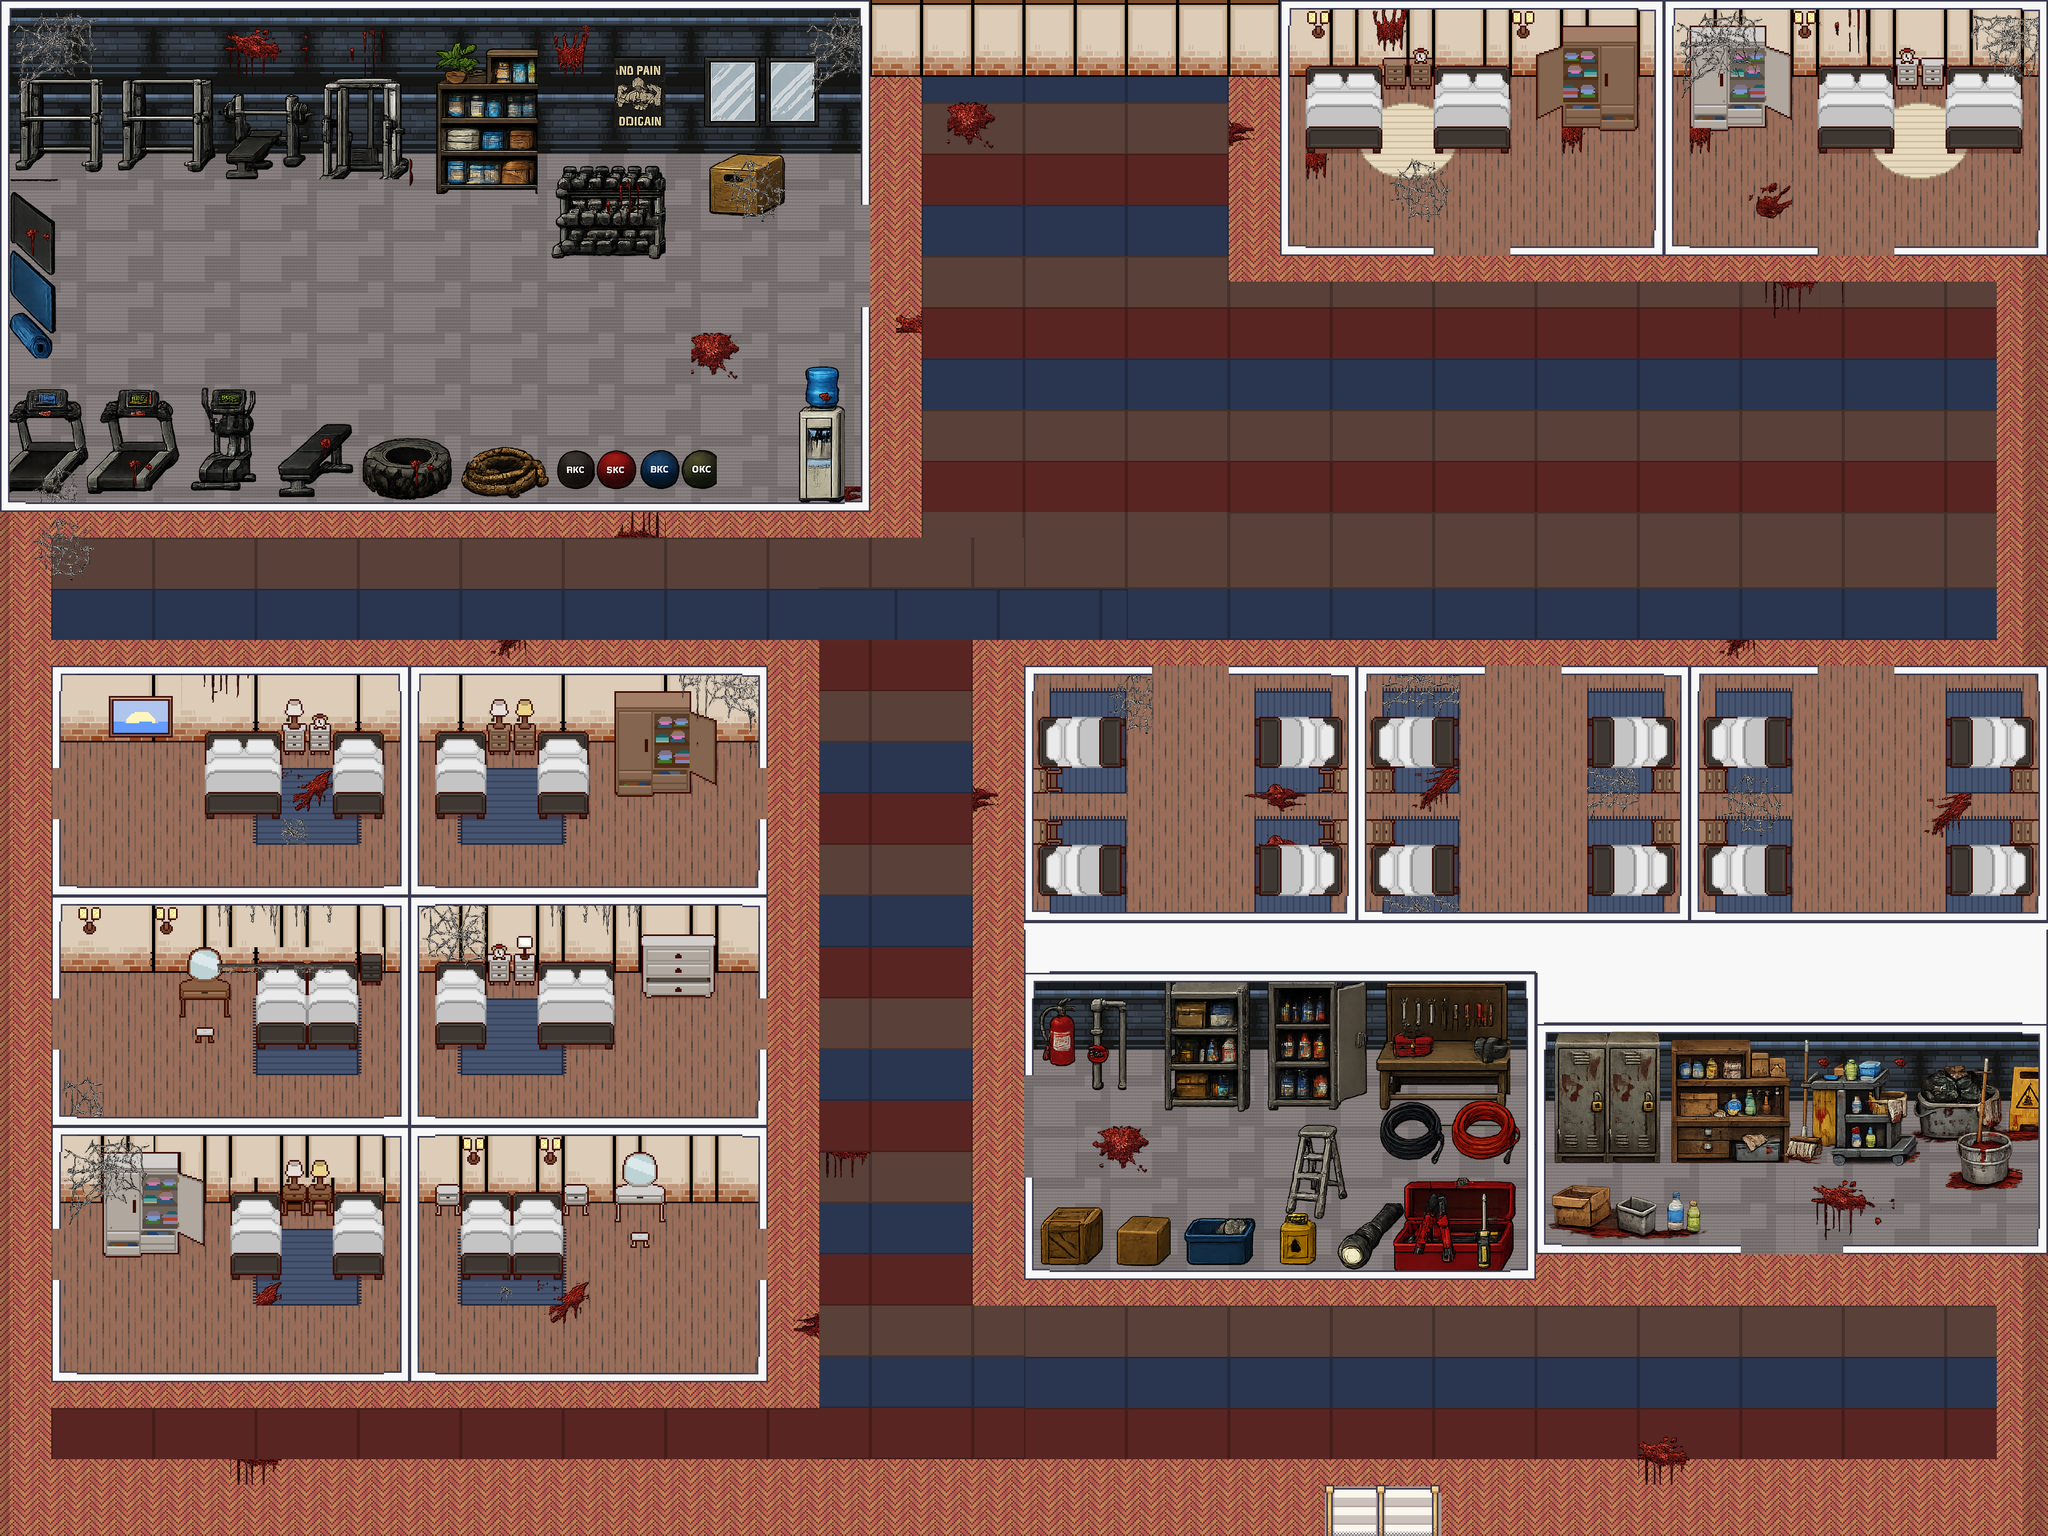

This is a level from a 2D game, rendered from its Tiled map with the project's own tilesets. A one-line summary and the map file follow, with tile-layer data summarised:
An orthogonal 80x60 tile map with 48x48 px tiles, 12 tile layers (Floor, wall, rug, object, ...), 11 tilesets and 22 objects (Gym Room, Room 208, Room 210, Room 204, Room 203, ...).

<map version="1.10" tiledversion="1.12.1" orientation="orthogonal" renderorder="right-down" width="80" height="60" tilewidth="48" tileheight="48" infinite="0" nextlayerid="25" nextobjectid="41">
 <editorsettings>
  <export target="../../Downloads/level2_map.tmx" format="tmx" />
 </editorsettings>
 <tileset firstgid="1" name="Room_Builder_free_48x48" tilewidth="48" tileheight="48" tilecount="391" columns="17">
  <image source="tiles_assets/Room_Builder_free_48x48.png" width="816" height="1104" />
 </tileset>
 <tileset firstgid="392" name="Walls_48px" tilewidth="48" tileheight="48" tilecount="2100" columns="42">
  <image source="tiles_assets/Walls_48px.png" width="2016" height="2400" />
 </tileset>
 <tileset firstgid="2492" name="wardrobes_48px" tilewidth="48" tileheight="48" tilecount="483" columns="21">
  <image source="tiles_assets/wardrobes_48px.png" width="1008" height="1104" />
 </tileset>
 <tileset firstgid="2975" name="decorations_48px" tilewidth="48" tileheight="48" tilecount="144" columns="12">
  <image source="tiles_assets/decorations_48px.png" width="576" height="576" />
 </tileset>
 <tileset firstgid="3119" name="beds_48px" tilewidth="48" tileheight="48" tilecount="224" columns="14">
  <image source="tiles_assets/beds_48px.png" width="693" height="768" />
 </tileset>
 <tileset firstgid="3343" name="janitor room" tilewidth="48" tileheight="48" tilecount="441" columns="21">
  <image source="tiles_assets/janitor room.png" width="1024" height="1024" />
 </tileset>
 <tileset firstgid="3784" name="gym set" tilewidth="48" tileheight="48" tilecount="672" columns="32">
  <image source="tiles_assets/gym set.png" width="1536" height="1024" />
 </tileset>
 <tileset firstgid="4456" name="mantanene room transparent" tilewidth="48" tileheight="48" tilecount="672" columns="32">
  <image source="tiles_assets/maintenance room.png" width="1536" height="1024" />
 </tileset>
 <tileset firstgid="5128" name="Dungeon_Tiles_48x48" tilewidth="48" tileheight="48" tilecount="625" columns="25">
  <image source="tiles_assets/Dungeon_Tiles_48x48.png" width="1200" height="1200" />
 </tileset>
 <tileset firstgid="5753" name="Interiors_free_48x48" tilewidth="48" tileheight="48" tilecount="1424" columns="16">
  <image source="tiles_assets/Interiors_free_48x48.png" width="768" height="4272" />
 </tileset>
 <tileset firstgid="7177" name="scary deco" tilewidth="48" tileheight="48" tilecount="672" columns="32">
  <image source="tiles_assets/scary deco.png" width="1536" height="1024" />
 </tileset>
 <layer id="1" name="Floor" width="80" height="60">
  <data>[4800 cells, 4800 non-empty, 47 distinct tile ids]</data>
 </layer>
 <layer id="5" name="wall" width="80" height="60">
  <data>[4800 cells, 1104 non-empty, 43 distinct tile ids]</data>
 </layer>
 <layer id="7" name="rug" width="80" height="60">
  <data>[4800 cells, 351 non-empty, 31 distinct tile ids]</data>
 </layer>
 <layer id="6" name="object" width="80" height="60">
  <data>[4800 cells, 1118 non-empty, 617 distinct tile ids]</data>
 </layer>
 <layer id="8" name="deco" width="80" height="60">
  <data>[4800 cells, 425 non-empty, 170 distinct tile ids]</data>
 </layer>
 <layer id="4" name="guest room border" width="80" height="60">
  <data>[4800 cells, 1683 non-empty, 20 distinct tile ids]</data>
 </layer>
 <layer id="9" name="deco 2" width="80" height="60">
  <data>[4800 cells, 255 non-empty, 220 distinct tile ids]</data>
 </layer>
 <layer id="12" name="Collision" width="80" height="60">
  <data>[4800 cells, 1914 non-empty, 6 distinct tile ids]</data>
 </layer>
 <layer id="20" name="room206 collision" width="80" height="60">
  <data>[4800 cells, 2 non-empty, 1 distinct tile ids]</data>
 </layer>
 <layer id="13" name="stairs collision" width="80" height="60">
  <data>[4800 cells, 8 non-empty, 1 distinct tile ids]</data>
 </layer>
 <objectgroup id="16" name="Room Triggers">
  <object id="5" name="Gym Room" x="1608" y="389.333" width="72" height="184" />
  <object id="9" name="Room 208" x="2689.33" y="462.667" width="141.333" height="42.6667" />
  <object id="10" name="Room 210" x="3408" y="462.667" width="144" height="38.6667" />
  <object id="11" name="Room 204" x="76" y="1438.67" width="45.3333" height="97.3333" />
  <object id="12" name="Room 203" x="1420" y="1438.67" width="40" height="100" />
  <object id="13" name="Room 205" x="74.6667" y="1872" width="40" height="93.3333" />
  <object id="14" name="Room 202" x="1422.67" y="1874.67" width="37.3333" height="94.6667" />
  <object id="15" name="Room 206" x="70.6667" y="2300" width="44" height="101.333" />
  <object id="16" name="Room 201" x="1422.67" y="2301.33" width="41.3333" height="100" />
  <object id="17" name="Room 207" x="2157.33" y="1210.67" width="148" height="50.6667" />
  <object id="18" name="Room 209" x="2785.33" y="1212" width="142.667" height="48" />
  <object id="19" name="Room 211" x="3408" y="1206.67" width="142.667" height="58.6667" />
  <object id="20" name="Miantenance room" x="1897.33" y="2013.33" width="38.6667" height="197.333" />
  <object id="21" name="Janitor room" x="3265.33" y="2333.33" width="192" height="54.6667" />
  <object id="27" name="Stairs Trigger" x="2474.67" y="2776" width="241.333" height="104" />
 </objectgroup>
 <objectgroup id="24" name="Key Objects">
  <object id="28" name="Janitor Room Key" x="1360" y="312" width="64" height="62.6667" />
  <object id="31" name="Security Badge" x="3021.33" y="2041.33" width="58.6667" height="53.3333" />
  <object id="32" name="Room 210 Key" x="3160" y="2052" width="56" height="48" />
  <object id="33" name="Flashlight " x="2501.33" y="2261.33" width="129.333" height="117.333" />
  <object id="35" name="Toolbox" x="2630.67" y="2213.33" width="210.667" height="169.333" />
  <object id="38" name="Lock cutter" x="2658.67" y="2238.67" width="64" height="126.667" />
  <object id="40" name="Screwdriver" x="2765.33" y="2230.67" width="34.6667" height="146.667" />
 </objectgroup>
 <layer id="18" name="room210 collision" width="80" height="60">
  <data>[4800 cells, 3 non-empty, 1 distinct tile ids]</data>
 </layer>
 <layer id="19" name="janitor collision" width="80" height="60">
  <data>[4800 cells, 4 non-empty, 1 distinct tile ids]</data>
 </layer>
</map>
